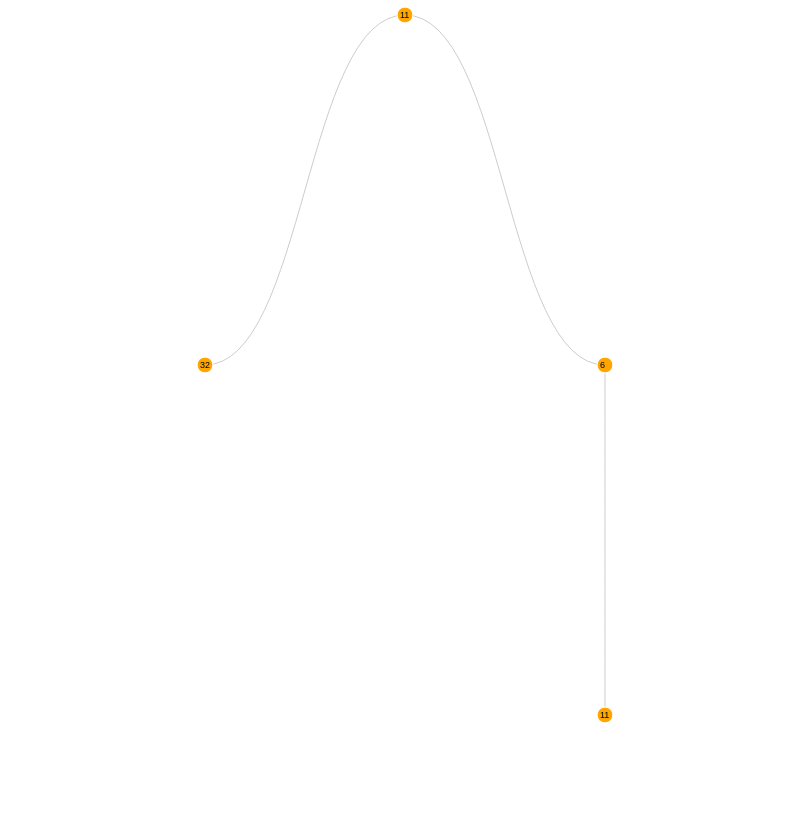

Source (Vega-Lite JSON):
### Vega specification from a JSON file in a GitHub repository (floating-point values rounded to 4 significant figures)
{"$schema": "https://vega.github.io/schema/vega/v5.json", "description": "An example of Cartesian layouts for a node-link diagram of hierarchical data.", "width": 800, "height": 800, "padding": 5, "signals": [{"name": "labels", "value": true, "bind": {"input": "checkbox"}}, {"name": "layout", "value": "tidy", "bind": {"input": "radio", "options": ["tidy", "cluster"]}}, {"name": "links", "value": "diagonal", "bind": {"input": "select", "options": ["line", "curve", "diagonal", "orthogonal"]}}, {"name": "separation", "value": false, "bind": {"input": "checkbox"}}], "data": [{"name": "main", "values": [{"id": 1, "parent": null, "name": 11, "rank": 2}, {"id": 2, "parent": 1, "name": 32, "rank": 3}, {"id": 3, "parent": 1, "name": 6, "rank": 4}, {"id": 4, "parent": 3, "name": 11, "rank": 5}]}, {"name": "tree", "source": "main", "transform": [{"type": "stratify", "key": "id", "parentKey": "parent"}, {"type": "tree", "method": {"signal": "layout"}, "size": [{"signal": "height"}, {"signal": "width - 100"}], "separation": {"signal": "separation"}, "as": ["x", "y", "depth", "children"]}]}, {"name": "links", "source": "tree", "transform": [{"type": "treelinks"}, {"type": "linkpath", "orient": "horizontal", "shape": {"signal": "links"}}]}], "scales": [{"name": "color", "type": "linear", "range": {"scheme": "magma"}, "domain": {"data": "tree", "field": "depth"}, "zero": true}], "marks": [{"type": "path", "from": {"data": "links"}, "encode": {"update": {"path": {"field": "path"}, "stroke": {"value": "#ccc"}}}}, {"type": "symbol", "from": {"data": "tree"}, "encode": {"enter": {"size": {"value": 250}, "stroke": {"value": "#fff"}}, "update": {"x": {"field": "x"}, "y": {"field": "y"}, "fill": {"value": "orange"}, "tooltip": [{"signal": "{\"rank\":datum[\"rank\"]}"}]}}}, {"type": "text", "from": {"data": "tree"}, "encode": {"enter": {"text": {"field": "name"}, "fontSize": {"value": 9}, "baseline": {"value": "middle"}}, "update": {"x": {"field": "x"}, "y": {"field": "y"}, "dx": {"signal": "datum.children ? -5 : -5"}, "opacity": {"signal": "labels ? 1 : 0"}}}}]}
